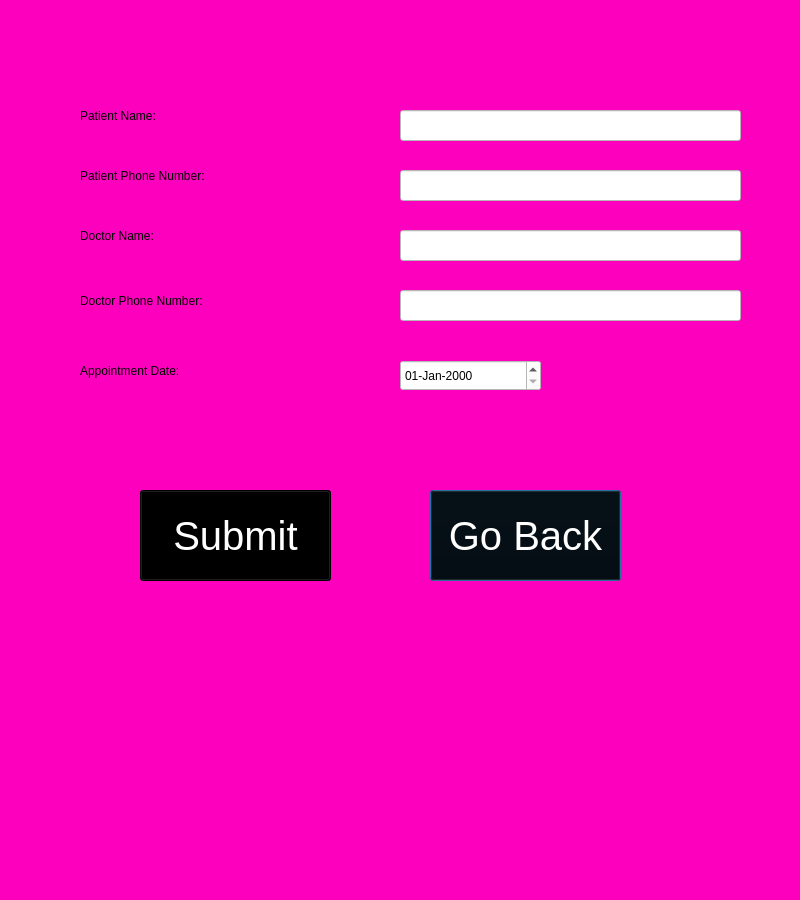
<?xml version="1.0" encoding="UTF-8"?>
<ui version="4.0">
 <class>Dialog</class>
 <widget class="QDialog" name="Dialog">
  <property name="geometry">
   <rect>
    <x>0</x>
    <y>0</y>
    <width>800</width>
    <height>900</height>
   </rect>
  </property>
  <property name="windowTitle">
   <string>Dialog</string>
  </property>
  <property name="styleSheet">
   <string notr="true">background-color: rgb(253, 0, 190);</string>
  </property>
  <widget class="QLabel" name="label_7">
   <property name="geometry">
    <rect>
     <x>80</x>
     <y>100</y>
     <width>171</width>
     <height>31</height>
    </rect>
   </property>
   <property name="styleSheet">
    <string notr="true">font: 20pt &quot;Haettenschweiler&quot;;</string>
   </property>
   <property name="text">
    <string>Patient Name:</string>
   </property>
  </widget>
  <widget class="QLabel" name="label_8">
   <property name="geometry">
    <rect>
     <x>80</x>
     <y>160</y>
     <width>241</width>
     <height>31</height>
    </rect>
   </property>
   <property name="styleSheet">
    <string notr="true">font: 20pt &quot;Haettenschweiler&quot;;</string>
   </property>
   <property name="text">
    <string>Patient Phone Number:</string>
   </property>
  </widget>
  <widget class="QLabel" name="label_9">
   <property name="geometry">
    <rect>
     <x>80</x>
     <y>210</y>
     <width>171</width>
     <height>51</height>
    </rect>
   </property>
   <property name="styleSheet">
    <string notr="true">font: 20pt &quot;Haettenschweiler&quot;;</string>
   </property>
   <property name="text">
    <string>Doctor Name:</string>
   </property>
  </widget>
  <widget class="QLabel" name="label_10">
   <property name="geometry">
    <rect>
     <x>80</x>
     <y>280</y>
     <width>241</width>
     <height>41</height>
    </rect>
   </property>
   <property name="styleSheet">
    <string notr="true">font: 20pt &quot;Haettenschweiler&quot;;</string>
   </property>
   <property name="text">
    <string>Doctor Phone Number:</string>
   </property>
  </widget>
  <widget class="QLineEdit" name="patientname">
   <property name="geometry">
    <rect>
     <x>400</x>
     <y>110</y>
     <width>341</width>
     <height>31</height>
    </rect>
   </property>
   <property name="styleSheet">
    <string notr="true">background-color:white;</string>
   </property>
  </widget>
  <widget class="QLineEdit" name="patientphonenumber">
   <property name="geometry">
    <rect>
     <x>400</x>
     <y>170</y>
     <width>341</width>
     <height>31</height>
    </rect>
   </property>
   <property name="styleSheet">
    <string notr="true">background-color:white;</string>
   </property>
  </widget>
  <widget class="QLineEdit" name="doctorname">
   <property name="geometry">
    <rect>
     <x>400</x>
     <y>230</y>
     <width>341</width>
     <height>31</height>
    </rect>
   </property>
   <property name="styleSheet">
    <string notr="true">background-color:white;</string>
   </property>
  </widget>
  <widget class="QLineEdit" name="doctorphonenumber">
   <property name="geometry">
    <rect>
     <x>400</x>
     <y>290</y>
     <width>341</width>
     <height>31</height>
    </rect>
   </property>
   <property name="styleSheet">
    <string notr="true">background-color:white;</string>
   </property>
  </widget>
  <widget class="QPushButton" name="goback">
   <property name="geometry">
    <rect>
     <x>430</x>
     <y>490</y>
     <width>191</width>
     <height>91</height>
    </rect>
   </property>
   <property name="styleSheet">
    <string notr="true">background-color: black;
color: white;
font-size: 30pt;
font: 20pt &quot;Haettenschweiler&quot;;</string>
   </property>
   <property name="text">
    <string>Go Back</string>
   </property>
  </widget>
  <widget class="QPushButton" name="appointmentsubmitbutton">
   <property name="geometry">
    <rect>
     <x>140</x>
     <y>490</y>
     <width>191</width>
     <height>91</height>
    </rect>
   </property>
   <property name="styleSheet">
    <string notr="true">background-color: black;
color: white;
font-size: 30pt;
font: 20pt &quot;Haettenschweiler&quot;;</string>
   </property>
   <property name="text">
    <string>Submit</string>
   </property>
  </widget>
  <widget class="QDateEdit" name="dateEdit">
   <property name="geometry">
    <rect>
     <x>400</x>
     <y>360</y>
     <width>141</width>
     <height>31</height>
    </rect>
   </property>
   <property name="styleSheet">
    <string notr="true">background-color:white;</string>
   </property>
   <property name="displayFormat">
    <string>dd-MMM-yyyy</string>
   </property>
  </widget>
  <widget class="QLabel" name="label_11">
   <property name="geometry">
    <rect>
     <x>80</x>
     <y>350</y>
     <width>191</width>
     <height>41</height>
    </rect>
   </property>
   <property name="styleSheet">
    <string notr="true">font: 20pt &quot;Haettenschweiler&quot;;</string>
   </property>
   <property name="text">
    <string>Appointment Date:</string>
   </property>
  </widget>
 </widget>
 <resources/>
 <connections/>
</ui>
